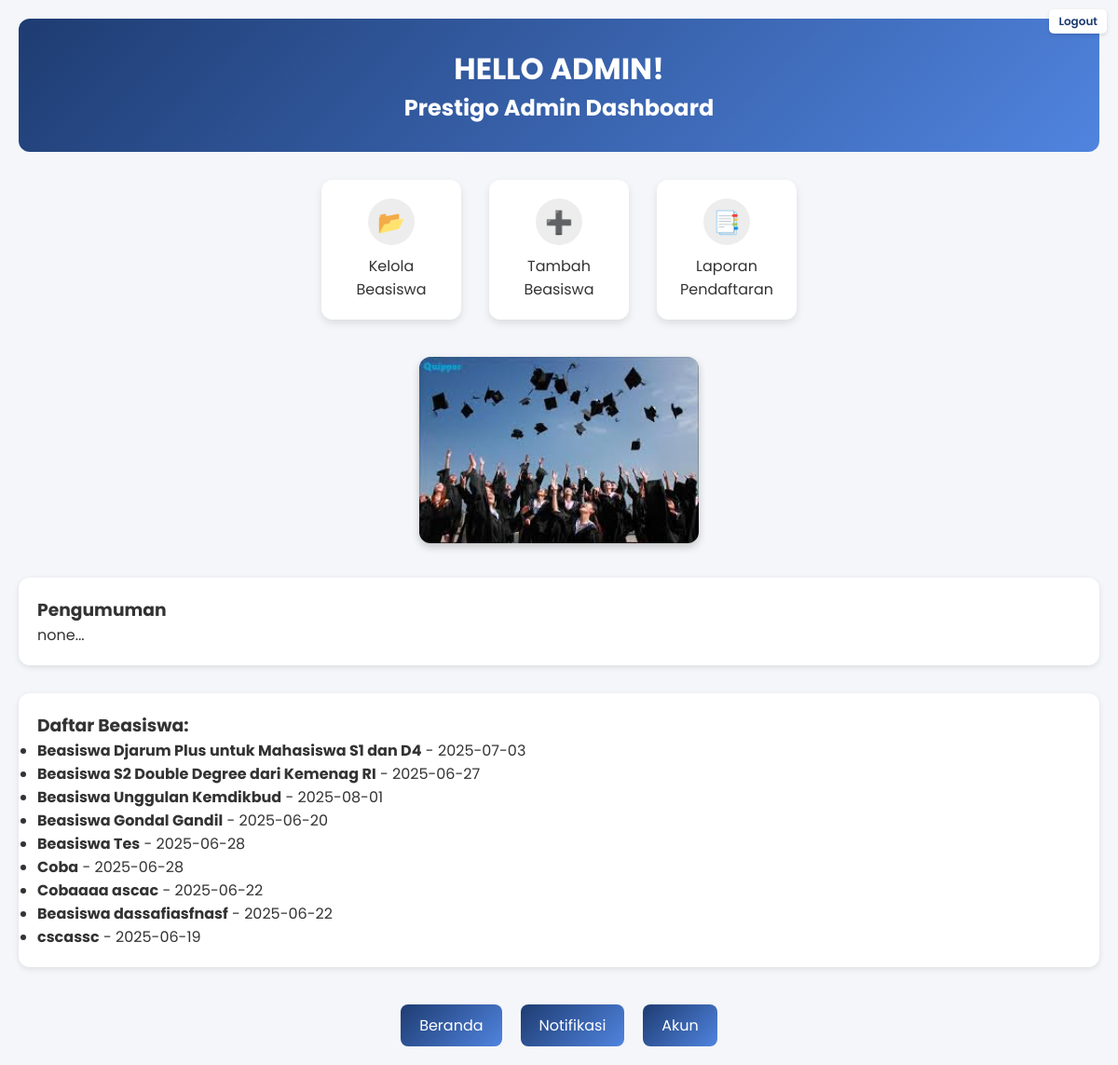
Screenshot of /index.php?c=Beasiswa&m=admin_dashboard (signed in) with the database file from the repository.
### tables this page shows
CREATE TABLE `beasiswa` (
  `id` int(11) NOT NULL,
  `judul` varchar(255) DEFAULT NULL,
  `deskripsi` text DEFAULT NULL,
  `deadline` date DEFAULT NULL,
  `link` varchar(255) DEFAULT NULL
);

### core/Controller.php (called while the page is built, shortened)
<?php
class Controller {
  public function view($viewName, $data = [], $subfolder = '') {
      extract($data);
      $path = 'view/';
      if (!empty($subfolder)) {
          $path .= $subfolder . '/';
      }
      $path .= $viewName . '.php';
      require $path;
  }
  public function model($modelName) {
      return new $modelName();
  }
}

### controller/BeasiswaController.php (called while the page is built, shortened)
<?php
class BeasiswaController extends Controller {
  public function admin_dashboard() {
    $model = $this->model('BeasiswaModel');
    $data = $model->getAll();
    $this->view('admin_dashboard', ['beasiswa' => $data], 'admin_case');
  }
}

### core/Model.php (called while the page is built, shortened)
<?php
class Model {
    public function __construct() {
        require_once 'config/database.php';
        $this->db = Database::getConnection();
    }
}

### config/database.php (called while the page is built)
<?php
class Database {
    private static $host = 'localhost';
    private static $dbname = 'prestigo';
    private static $user = 'root';
    private static $pass = '';
    private static $pdo = null;
    public static function getConnection() {
        if (self::$pdo === null) {
            try {
                self::$pdo = new PDO("mysql:host=" . self::$host . ";dbname=" . self::$dbname, self::$user, self::$pass);
                self::$pdo->setAttribute(PDO::ATTR_ERRMODE, PDO::ERRMODE_EXCEPTION);
            } catch (PDOException $e) {
                die("Koneksi gagal: " . $e->getMessage());
            }
        }
        return self::$pdo;
    }
}

### model/BeasiswaModel.php (called while the page is built, shortened)
<?php
require_once __DIR__ . '/../core/Model.php';
class BeasiswaModel extends Model {
    public function getAll($search = '') {
        $sql = "SELECT * FROM beasiswa";
        if (!empty($search)) {
            $sql .= " WHERE judul LIKE :search OR deskripsi LIKE :search";
            $stmt = $this->db->prepare($sql);
            $stmt->execute([':search' => "%$search%"]);
        } else {
            $stmt = $this->db->query($sql);
        }
        return $stmt->fetchAll(PDO::FETCH_ASSOC);
    }
}
?>

### view/admin_case/admin_dashboard.php (the view, shortened to what this page needs)
<!DOCTYPE html>
<html>
<head>
    <link rel="stylesheet" href="view/admin_case/admin_dashboard_style.css">
</head>
<body>
<header>
    <h1>HELLO ADMIN!</h1>
    <h2>Prestigo Admin Dashboard</h2>
    <a href="index.php?c=Auth&m=logout" class="logout-link">Logout</a>
</header>
  <main>
    <div class="main-actions">
      <div class="action-box">
        <button>📂</button>
        <p>Kelola<br>Beasiswa</p>
      </div>
      <div class="action-box">
        <button onclick="location.href='index.php?c=Beasiswa&m=tambah'">➕</button>
        <p>Tambah<br>Beasiswa</p>
      </div>
      <div class="action-box">
        <button>📑</button>
        <p>Laporan<br>Pendaftaran</p>
      </div>
    </div>
    <div class="preview-beasiswa">
      <img src="assets/beasiswa.jpg" alt="Beasiswa Terbaru" width="300" height="200">
    </div>
  <section class="pengumuman">
    <h3>Pengumuman</h3>
    <p class="info">none...</p>
  </section>
  <?php if (!empty($beasiswa)): ?>
  <section class="pengumuman">
    <h3>Daftar Beasiswa:</h3>
    <ul>
      <?php foreach ($beasiswa as $b): ?>
        <li><strong><?= htmlspecialchars($b['judul']) ?></strong> - <?= htmlspecialchars($b['deadline']) ?></li>
      <?php endforeach; ?>
    </ul>
  </section>
<?php else: ?>
  <p>Tidak ada beasiswa yang tersedia.</p>
<?php endif; ?>
  </main>
  <nav>
    <button>Beranda</button>
    <button>Notifikasi</button>
    <button>Akun</button>
  </nav>
</body>
</html>

### index.php (shortened to what this page needs)
<?php
$controller = $_GET['c'] ?? 'Auth';
$method = $_GET['m'] ?? 'login';
$controllerFile = "controller/{$controller}Controller.php";
$controllerClass = $controller . 'Controller';
if (file_exists($controllerFile)) {
    if (class_exists($controllerClass)) {
        $controllerInstance = new $controllerClass();
        if (method_exists($controllerInstance, $method)) {
            $controllerInstance->$method();
        } else {
            die("Method <strong>$method</strong> tidak ditemukan di controller <strong>$controllerClass</strong>");
        }
    } else {
        die("Class <strong>$controllerClass</strong> tidak ditemukan");
    }
} else {
    die("Controller file <strong>$controllerFile</strong> tidak ditemukan");
}

### view/admin_case/admin_dashboard_style.css (style rules this page uses)
* { margin: 0; padding: 0; box-sizing: border-box; font-family: 'Poppins', system-ui, -apple-system, 'Segoe UI', sans-serif; }
body { background-color: #f4f6f9; color: #333; padding: 20px; }
header { text-align: center; background: linear-gradient(135deg, #1e3c72 0%, #5084df 100%, #000000 50%); color: #ffffff; padding: 30px 20px; border-radius: 12px; margin-bottom: 30px; }
.main-actions { display: flex; justify-content: center; gap: 30px; margin-bottom: 40px; flex-wrap: wrap; }
.action-box { background-color: white; border-radius: 12px; padding: 20px; box-shadow: 0 4px 8px rgba(0,0,0,0.1); text-align: center; width: 150px; }
.action-box button { font-size: 24px; background-color: #ededed; border: none; border-radius: 50%; color: #333; width: 50px; height: 50px; cursor: pointer; margin-bottom: 10px; }
.preview-beasiswa { text-align: center; margin-bottom: 30px; }
.preview-beasiswa img { border-radius: 12px; box-shadow: 0 4px 8px rgba(0,0,0,0.2); }
.pengumuman { background-color: white; padding: 20px; border-radius: 12px; box-shadow: 0 2px 6px rgba(0,0,0,0.1); margin-bottom: 30px; }
nav { display: flex; justify-content: center; gap: 20px; margin-top: 40px; }
nav button { padding: 10px 20px; background: linear-gradient(135deg, #1e3c72 0%, #5084df 100%, #000000 50%); color: white; border: none; border-radius: 8px; cursor: pointer; font-size: 16px; }
.logout-link { position: absolute; top: 10px; right: 12px; background-color: white; color: #1e3c72; padding: 4px 10px; font-size: 0.75rem; border-radius: 5px; text-decoration: none; font-weight: 600; box-shadow: 0px 2px 4px rgba(0,0,0,0.12); transition: 0.2s ease; }

### rows the page displays
beasiswa: judul "Beasiswa Djarum Plus untuk Mahasiswa S1 dan D4", deadline "2025-07-03"
beasiswa: judul "Beasiswa S2 Double Degree dari Kemenag RI", deadline "2025-06-27"
beasiswa: judul "Beasiswa Unggulan Kemdikbud", deadline "2025-08-01"
beasiswa: judul "Beasiswa Gondal Gandil", deadline "2025-06-20"
beasiswa: judul "Beasiswa Tes", deadline "2025-06-28"
beasiswa: judul "Coba", deadline "2025-06-28"
beasiswa: judul "Cobaaaa ascac", deadline "2025-06-22"
beasiswa: judul "Beasiswa dassafiasfnasf", deadline "2025-06-22"
beasiswa: judul "cscassc", deadline "2025-06-19"
